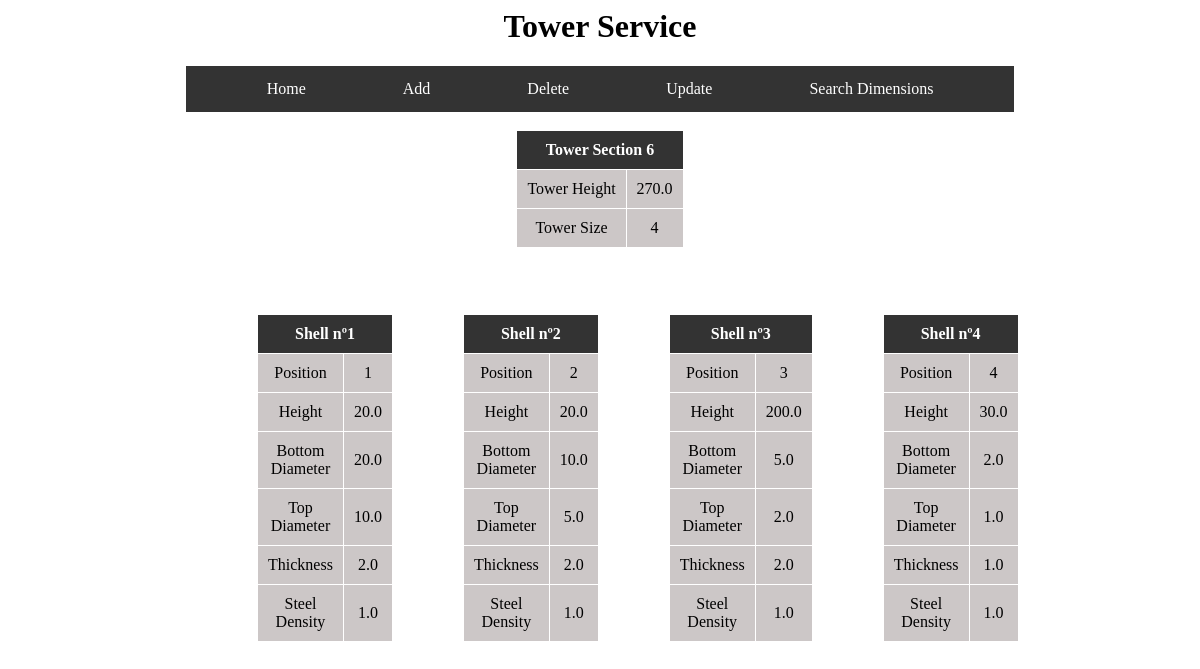
The app's page /tower/6, older data.
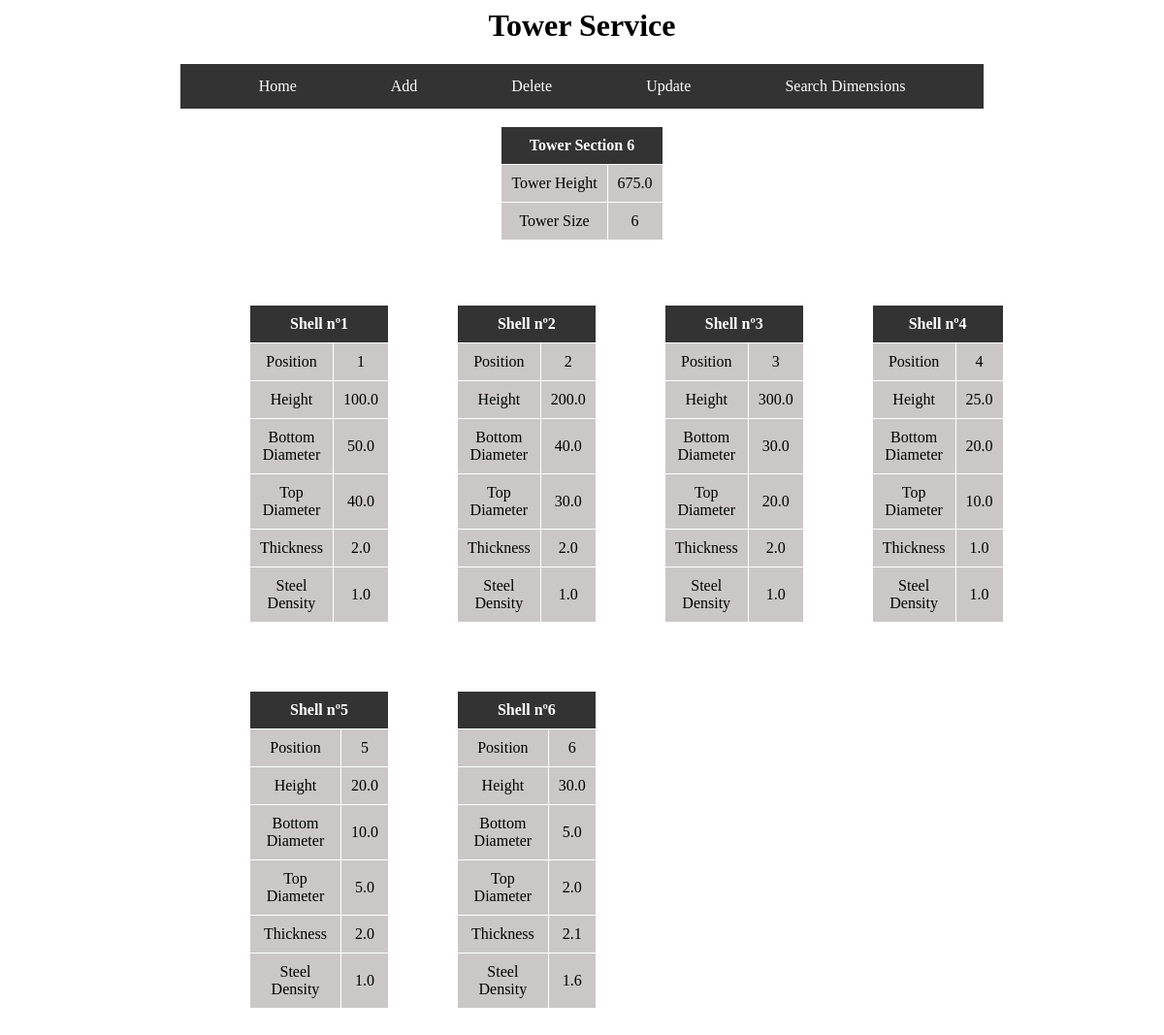
The same page, newer data.
### tables this page shows
CREATE TABLE shell (
    shell_id INTEGER PRIMARY KEY,
    position INTEGER,
    height REAL,
    bottom_diameter REAL,
    top_diameter REAL,
    thickness REAL,
    steel_density REAL,
    shell_tower_id INTEGER,
    FOREIGN KEY(shell_tower_id) REFERENCES tower (tower_id)
);

### app.py (the view)
@app.route('/tower/<int:tower_id>')
def tower(tower_id):
    db_cursor = get_db()
    db_cursor.execute(f"SELECT * FROM shell where \
                      shell.shell_tower_id = {tower_id}\
                          ORDER BY shell.position")
    data = db_cursor.fetchall()
    if len(data) < 1:
        flash("No tower found for that id")
        return redirect("/")
    num_shells = len(data)
    height = 0
    for shell in data:
        height += shell[2]
    return render_template("view.html", tower_data=data,
                           tower_size=num_shells, tower_height=height,
                           tower_id=tower_id)

### app.py (called while the page is built)
def get_db():
    database = getattr(g, '_database', None)
    if database is None:
        database = g._database = sqlite3.connect('tower_service.db')
        cursor = database.cursor()
    return cursor

@app.teardown_appcontext
def close_connection(exception):
    if exception:
        exit()
    database = getattr(g, '_database', None)
    if database is not None:
        database.close()

### templates/view.html (shortened to what this page needs)
<html lang="en">
    <head>
        <link rel="stylesheet" href="{{ url_for('static', filename='css/mystyle.css') }}">
    </head>
    <body>
        <div class="center">
            <h1>Tower Service</h1>
        </div>
        <ul>
            <li><a href="/">Home</a></li>
            <li><a href="/add">Add</a></li>
            <li><a href="/delete">Delete</a></li>
            <li><a href="/update">Update</a></li>
            <li><a href="/searchDimensions">Search Dimensions</a></li>
        </ul>
        <br>
        <div class="table-container">
            <table class="center styled-table">
                <th colspan=2>Tower Section {{tower_id}}</th>
                    <tr>
                        <td>Tower Height</td>
                        <td>{{tower_height}}</td>
                    </tr>
                    <tr>
                        <td>Tower Size</td>
                        <td>{{tower_size}}</td>
                    </tr>
            </table>
        </div>
        <br>
        <br>
        <div class="grid-container">
        {% for shell in tower_data %}
            <div class="grid-item table-container">
                <table class="center styled-table">
                    <th colspan=2>Shell nº{{shell[1]}}</th>
                    <tr>
                        <td>Position</td>
                        <td>{{shell[1]}}</td>
                    </tr>
                    <tr>
                        <td>Height</td>
                        <td>{{shell[2]}}</td>
                    </tr>
                    <tr>
                        <td>Bottom Diameter</td>
                        <td>{{shell[3]}}</td>
                    </tr>
                    <tr>
                        <td>Top Diameter</td>
                        <td>{{shell[4]}}</td>
                    </tr>
                    <tr>
                        <td>Thickness</td>
                        <td>{{shell[5]}}</td>
                    </tr>
                    <tr>
                        <td>Steel Density</td>
                        <td>{{shell[6]}}</td>
                    </tr>
                </table>
            </div>
        {% endfor %}
        </div>
    </body>
</html>

### static/css/mystyle.css (style rules this page uses)
.center { text-align: center; }
ul { list-style-type: none; margin: 0 15%; padding: 0; background-color: #333; display: flex; justify-content: space-evenly; }
li { float: left; }
li a { display: block; color: white; text-align: center; padding: 14px 16px; text-decoration: none; }
.grid-container { display: grid; grid-template-columns: repeat(4, 1fr); grid-gap: 10px; width: 63%; margin: 0 auto; }
.grid-item { padding: 10px; text-align: center; margin: 20px; }
a { color: inherit; text-decoration: none; }
.table-container { display: flex; justify-content: center; }
.styled-table { border-collapse: collapse; }
.styled-table th { background-color: #333; padding: 10px; border: 1px solid #ffffff; color: white; }
.styled-table tbody td { background-color: #ccc7c7; padding: 10px; border: 1px solid #ffffff; }

Row changes from the older to the newer data that the page shows:
now on this page (row edited): shell: position "1", height "100.0", bottom_diameter "50.0", top_diameter "40.0", thickness "2.0", steel_density "1.0"
changed shell (number 2 of 6 on the later page): position "1" → "2"; height "20.0" → "200.0"; bottom_diameter "20.0" → "40.0"; top_diameter "10.0" → "30.0"
changed shell (number 3 of 6 on the later page): position "2" → "3"; height "20.0" → "300.0"; bottom_diameter "10.0" → "30.0"; top_diameter "5.0" → "20.0"
changed shell (number 4 of 6 on the later page): position "3" → "4"; height "200.0" → "25.0"; bottom_diameter "5.0" → "20.0"; top_diameter "2.0" → "10.0"; thickness "2.0" → "1.0"
changed shell (number 5 of 6 on the later page): position "4" → "5"; height "30.0" → "20.0"; bottom_diameter "2.0" → "10.0"; top_diameter "1.0" → "5.0"; thickness "1.0" → "2.0"
now on this page (row edited): shell: position "6", height "30.0", bottom_diameter "5.0", top_diameter "2.0", thickness "2.1", steel_density "1.6"
Text that changed along with them:
{{ tower_height }}: "270.0" → "675.0"
{{ tower_size }}: "4" → "6"
